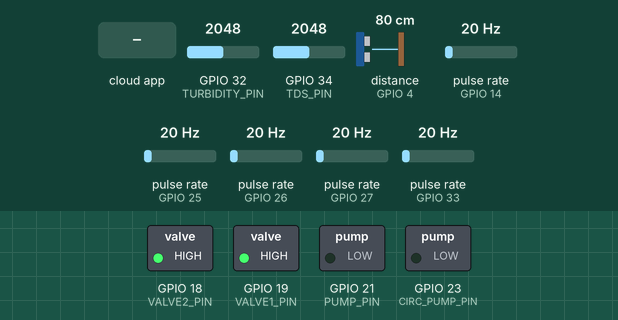
Bench run of a sketch on a simulated ESP32. Parts: switched loads named in the sketch (green lamp = pin HIGH). Wiring (inferred from the names in the program): ultrasonic range finder: trigger GPIO 5; echo GPIO 4; 5 × pulse sensor: data GPIO 14 / data GPIO 25 / data GPIO 26 / data GPIO 27 / data GPIO 33. Inputs (shaded band) come from the test bench; at power-on: distance to the obstacle (sensor on GPIO 4) 80 cm, GPIO 32 (TURBIDITY_PIN) = 2048, GPIO 34 (TDS_PIN) = 2048, pulse rate (sensors on GPIO 14, GPIO 25, GPIO 26, GPIO 27, GPIO 33) 20 Hz (analog values on the 0–4095 scale). The echo pulse lasts 58.3 µs per cm; WiFi joins after 1.5 s; servers stay silent unless stated; the local clock reads 2024-03-15 10:24:30 at power-on unless the sketch sets it; the Firebase database answers and starts empty; pins used as bus, display or sensor lines are not drawn; what the sketch prints to the serial monitor is not drawn.

Above: at 3.4 s.
3.5 s: distance to the obstacle (sensor on GPIO 4) set to 6 cm
5.5 s: distance to the obstacle (sensor on GPIO 4) set to 3 cm
At 6.9 s:
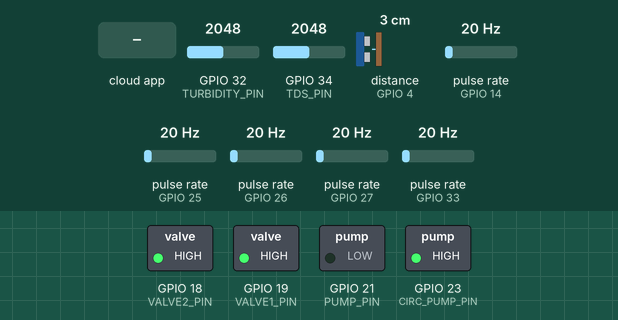
8.0 s: the phone or cloud app sets valve1 to OPEN
At 9.5 s:
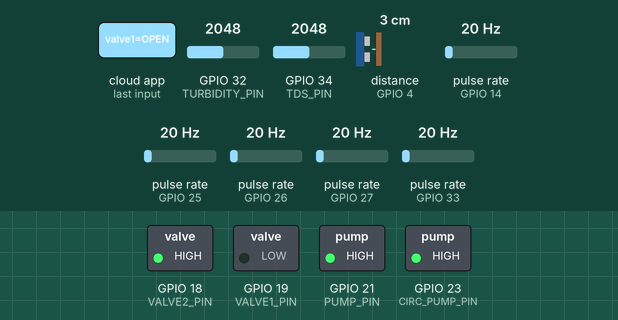
10.1 s: the phone or cloud app sets valve2 to OPEN
At 11.6 s:
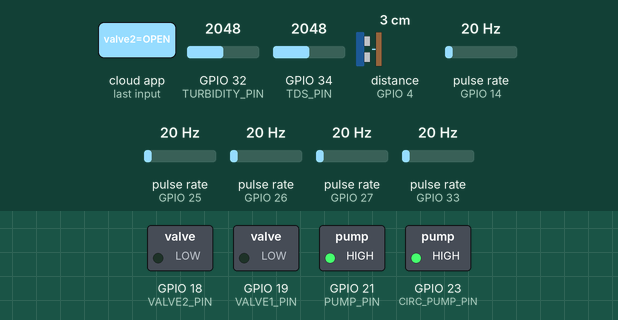
12.3 s: the phone or cloud app sets valve1 to ON
At 13.7 s:
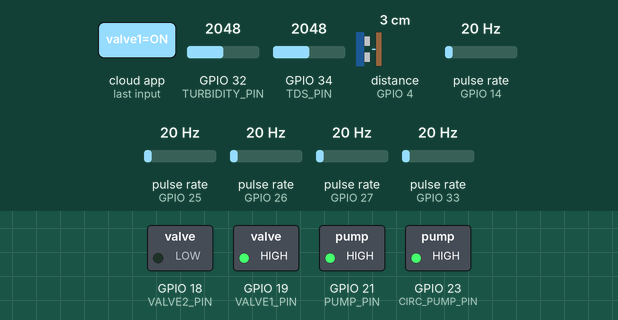
14.5 s: distance to the obstacle (sensor on GPIO 4) set to 18 cm
At 16.6 s:
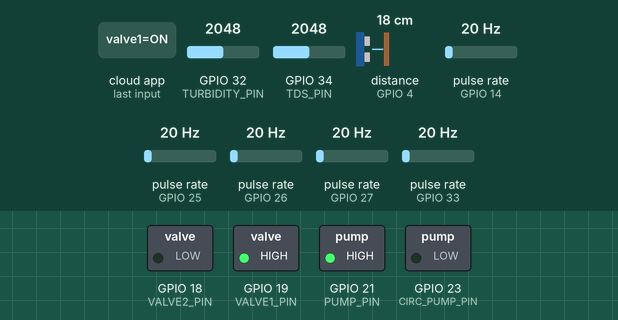
Timing chart, 0 to 17.9 s (numbered marks = the images above; inputs shaded):
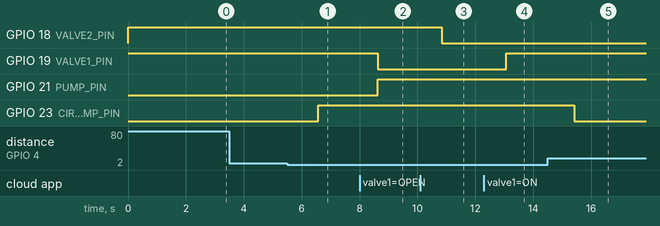

Measured:
- the behaviour switches between 5 and 4 cm on distance to the obstacle (sensor on GPIO 4) (found by bisection; images 0 and 1)
- after the input at 3.5 s, every drawn part: stays the same
- after the input at 5.5 s, GPIO 23 (CIRC_PUMP_PIN): LOW → HIGH after 1.1 s
- after the input at 8.0 s, GPIO 19 (VALVE1_PIN): HIGH → LOW after 0.64 s; GPIO 21 (PUMP_PIN): LOW → HIGH after 0.64 s
- after the input at 10.1 s, GPIO 18 (VALVE2_PIN): HIGH → LOW after 0.75 s
- after the input at 12.3 s, GPIO 19 (VALVE1_PIN): LOW → HIGH after 0.76 s
- after the input at 14.5 s, GPIO 23 (CIRC_PUMP_PIN): HIGH → LOW after 0.93 s

The sketch:

latestupdatedneonet.ino
```cpp
#include <Arduino.h>
#include <WiFi.h>
#include <Firebase_ESP_Client.h>
#include <time.h>

#include "addons/TokenHelper.h"
#include "addons/RTDBHelper.h"

// --- Wi-Fi Credentials ---
#define WIFI_SSID "Nisal"
#define WIFI_PASSWORD "Nisaldilmina"

// --- Firebase Credentials ---
#define API_KEY "AIzaSyBovrj7QQugtrJt9KsAAxe_R8bWtHQpACo"
#define DATABASE_URL "neonet-6582d-default-rtdb.asia-southeast1.firebasedatabase.app"

FirebaseData fbdo;
FirebaseAuth auth;
FirebaseConfig config;

// --- Time Configuration (Sri Lanka UTC+5:30) ---
const char* ntpServer = "pool.ntp.org";
const long  gmtOffset_sec = 19800; // 5.5 hours * 3600
const int   daylightOffset_sec = 0;

// --- Hardware Pins (Water Quality & Flow Sensors) ---
const int TURBIDITY_PIN = 32;
const int TDS_PIN       = 34;

const int FLOW_MAIN_PIN = 27; // FS-01: Main Header Inlet
const int FLOW_A1_PIN   = 14; // FS-02: Branch A Inlet
const int FLOW_A2_PIN   = 25; // FS-03: Branch A Downstream
const int FLOW_B1_PIN   = 26; // FS-04: Branch B Inlet
const int FLOW_B2_PIN   = 33; // FS-05: Branch B Downstream

// --- Ultrasonic & Circulation Pump Pins ---
const int TRIG_PIN      = 5;  // Ultrasonic TRIG
const int ECHO_PIN      = 4;  // Ultrasonic ECHO
const int CIRC_PUMP_PIN = 23; // Circulation Pump Relay (Active-Low)

// --- Actuator Pins (Valves & Booster Pump) ---
const int VALVE1_PIN = 19; // VL-01: Branch A Cutoff (Active-Low)
const int VALVE2_PIN = 18; // VL-02: Branch B Cutoff (Active-Low)
const int PUMP_PIN   = 21; // PM-01: 12V Booster Pump (Active-High)

bool isValve1Open = false;
bool isValve2Open = false;
bool isAutoMode   = false;
bool isCircPumpOn = true; // Default ON

// --- Calibration & Threshold Variables ---
const float FLOW_CALIBRATION = 7.5;
float TDS_CALIBRATION        = 2.0;
const float LEAK_THRESHOLD   = 7.0;  // mL/s differential threshold for leak failover

// --- Water Level Variables ---
const float TANK_HEIGHT_CM = 28.0;
float tankLevelPercent = 0.0;
float currentDistanceCm = 10.0;

// --- Volatile Pulse Counters ---
volatile unsigned long pulse_main = 0;
volatile unsigned long pulse_a1   = 0;
volatile unsigned long pulse_a2   = 0;
volatile unsigned long pulse_b1   = 0;
volatile unsigned long pulse_b2   = 0;

portMUX_TYPE mux = portMUX_INITIALIZER_UNLOCKED;

unsigned long previousMillis = 0;
unsigned long previousHistoryMillis = 0;
unsigned long previousUltraMillis = 0;

const unsigned long interval = 1000;         // 1 second live update
const unsigned long historyInterval = 60000; // 60 seconds (1 min) graph log

float flow_main_mL_s = 0.0, flow_a1_mL_s = 0.0, flow_a2_mL_s = 0.0, flow_b1_mL_s = 0.0, flow_b2_mL_s = 0.0;
float totalMilliLitres = 0.0;

void IRAM_ATTR countMain() { portENTER_CRITICAL_ISR(&mux); pulse_main++; portEXIT_CRITICAL_ISR(&mux); }
void IRAM_ATTR countA1()   { portENTER_CRITICAL_ISR(&mux); pulse_a1++;   portEXIT_CRITICAL_ISR(&mux); }
void IRAM_ATTR countA2()   { portENTER_CRITICAL_ISR(&mux); pulse_a2++;   portEXIT_CRITICAL_ISR(&mux); }
void IRAM_ATTR countB1()   { portENTER_CRITICAL_ISR(&mux); pulse_b1++;   portEXIT_CRITICAL_ISR(&mux); }
void IRAM_ATTR countB2()   { portENTER_CRITICAL_ISR(&mux); pulse_b2++;   portEXIT_CRITICAL_ISR(&mux); }

float calculateFlowMLs(unsigned long pulses, unsigned long elapsedTime) {
  float frequency = (pulses * 1000.0) / elapsedTime;
  float flowRate_L_min = frequency / FLOW_CALIBRATION;
  return (flowRate_L_min * 1000.0) / 60.0;
}

unsigned long getTime() {
  time_t now;
  struct tm timeinfo;
  if (!getLocalTime(&timeinfo)) {
    return 0;
  }
  time(&now);
  return now;
}

void setup() {
  Serial.begin(115200);
  analogReadResolution(12);

  // Initialize Relays Safely
  pinMode(VALVE1_PIN, OUTPUT);    digitalWrite(VALVE1_PIN, HIGH);    // Active-Low: HIGH = CLOSED
  pinMode(VALVE2_PIN, OUTPUT);    digitalWrite(VALVE2_PIN, HIGH);    // Active-Low: HIGH = CLOSED
  pinMode(PUMP_PIN, OUTPUT);      digitalWrite(PUMP_PIN, LOW);       // Active-High: LOW = OFF
  pinMode(CIRC_PUMP_PIN, OUTPUT); digitalWrite(CIRC_PUMP_PIN, LOW);  // Start ON (Active-Low: LOW = ON)

  // Initialize Ultrasonic Pins
  pinMode(TRIG_PIN, OUTPUT);
  pinMode(ECHO_PIN, INPUT);

  // Initialize Flow & Quality Sensor Pins
  pinMode(FLOW_MAIN_PIN, INPUT_PULLUP);
  pinMode(FLOW_A1_PIN, INPUT_PULLUP);
  pinMode(FLOW_A2_PIN, INPUT_PULLUP);
  pinMode(FLOW_B1_PIN, INPUT_PULLUP);
  pinMode(FLOW_B2_PIN, INPUT_PULLUP);
  pinMode(TURBIDITY_PIN, INPUT);
  pinMode(TDS_PIN, INPUT);

  attachInterrupt(digitalPinToInterrupt(FLOW_MAIN_PIN), countMain, FALLING);
  attachInterrupt(digitalPinToInterrupt(FLOW_A1_PIN), countA1, FALLING);
  attachInterrupt(digitalPinToInterrupt(FLOW_A2_PIN), countA2, FALLING);
  attachInterrupt(digitalPinToInterrupt(FLOW_B1_PIN), countB1, FALLING);
  attachInterrupt(digitalPinToInterrupt(FLOW_B2_PIN), countB2, FALLING);

  WiFi.begin(WIFI_SSID, WIFI_PASSWORD);
  Serial.print("Connecting to Wi-Fi");
  while (WiFi.status() != WL_CONNECTED) {
    Serial.print(".");
    delay(300);
  }
  Serial.println("\nConnected to Wi-Fi!");

  configTime(gmtOffset_sec, daylightOffset_sec, ntpServer);
  Serial.println("Waiting for NTP time sync...");
  while (getTime() < 100000) {
    delay(500);
    Serial.print(".");
  }
  Serial.println("\nTime synchronized.");

  config.api_key = API_KEY;
  config.database_url = DATABASE_URL;
  config.signer.test_mode = true;

  Firebase.begin(&config, &auth);
  Firebase.reconnectWiFi(true);

  Firebase.RTDB.setString(&fbdo, "valves/valve1", "CLOSED");
  Firebase.RTDB.setString(&fbdo, "valves/valve2", "CLOSED");
  Firebase.RTDB.setString(&fbdo, "valves/pump", "OFF");
  Firebase.RTDB.setString(&fbdo, "valves/auto_mode", "OFF");
  Firebase.RTDB.setString(&fbdo, "valves/circ_pump", "ON");

  previousMillis = millis();
  previousHistoryMillis = millis();
  previousUltraMillis = millis();
}

void loop() {
  unsigned long currentMillis = millis();

  // --- EXACT WORKING PUMP + ULTRASONIC LOOP (UNTOUCHED) ---
  if (currentMillis - previousUltraMillis >= 200) {
    previousUltraMillis = currentMillis;

    digitalWrite(TRIG_PIN, LOW);
    delayMicroseconds(2);
    digitalWrite(TRIG_PIN, HIGH);
    delayMicroseconds(10);
    digitalWrite(TRIG_PIN, LOW);

    long duration = pulseIn(ECHO_PIN, HIGH, 25000);

    if (duration > 0) {
      currentDistanceCm = (duration * 0.0343) / 2.0;

      // Pump mechanism left 100% untouched as requested
      if (currentDistanceCm < 5.0) {
        digitalWrite(CIRC_PUMP_PIN, HIGH); // Active-Low HIGH = OFF
        isCircPumpOn = false;
      } else {
        digitalWrite(CIRC_PUMP_PIN, LOW);  // Active-Low LOW = ON
        isCircPumpOn = true;
      }

      // Parallel calculation for app water level percentage (0% to 100%)
      float waterDepth = TANK_HEIGHT_CM - currentDistanceCm;
      tankLevelPercent = (waterDepth / TANK_HEIGHT_CM) * 100.0;
      if (tankLevelPercent > 100.0) tankLevelPercent = 100.0;
      if (tankLevelPercent < 0.0) tankLevelPercent = 0.0;
    }
  }

  // --- 1-SECOND SENSOR & FIREBASE SYNC LOOP ---
  if (currentMillis - previousMillis >= interval) {
    unsigned long pm = 0, pa1 = 0, pa2 = 0, pb1 = 0, pb2 = 0;

    portENTER_CRITICAL(&mux);
    pm = pulse_main; pulse_main = 0;
    pa1 = pulse_a1;  pulse_a1 = 0;
    pa2 = pulse_a2;  pulse_a2 = 0;
    pb1 = pulse_b1;  pulse_b1 = 0;
    pb2 = pulse_b2;  pulse_b2 = 0;
    portEXIT_CRITICAL(&mux);

    unsigned long elapsedTime = currentMillis - previousMillis;
    previousMillis = currentMillis;

    flow_main_mL_s = calculateFlowMLs(pm, elapsedTime);
    flow_a1_mL_s   = calculateFlowMLs(pa1, elapsedTime);
    flow_a2_mL_s   = calculateFlowMLs(pa2, elapsedTime);
    flow_b1_mL_s   = calculateFlowMLs(pb1, elapsedTime);
    flow_b2_mL_s   = calculateFlowMLs(pb2, elapsedTime);

    float activeMainFlow = (flow_main_mL_s > 0.0) ? flow_main_mL_s : (flow_a1_mL_s + flow_b1_mL_s);
    totalMilliLitres += (activeMainFlow * (elapsedTime / 1000.0));

    // Turbidity Calculation
    long turbSum = 0;
    for (int i = 0; i < 20; i++) { turbSum += analogRead(TURBIDITY_PIN); delay(5); }
    int turbidityADC = turbSum / 20;
    String turbidityStatus = (turbidityADC >= 1600) ? "CLEAR WATER" : ((turbidityADC >= 1400) ? "SLIGHTLY TURBID" : "HIGHLY TURBID");

    // TDS Calculation
    long tdsSum = 0;
    for (int i = 0; i < 20; i++) { tdsSum += analogRead(TDS_PIN); delay(5); }
    int tdsADC = tdsSum / 20;
    float voltage = (tdsADC / 4095.0) * 3.3;
    float tdsPPM = ((133.42 * pow(voltage, 3) - 255.86 * pow(voltage, 2) + 857.39 * voltage) * 0.5) * TDS_CALIBRATION;
    if (tdsPPM < 0) tdsPPM = 0;

    Serial.printf("Lvl: %.1f%% | Dist: %.1fcm | CircPump: %s | Flow: %.1ff\n", tankLevelPercent, currentDistanceCm, isCircPumpOn ? "ON" : "OFF", activeMainFlow);

    unsigned long timestamp = getTime();

    if (Firebase.ready()) {
      FirebaseJson json;
      json.set("timestamp", timestamp);
      json.set("turbidity_adc", turbidityADC);
      json.set("turbidity_status", turbidityStatus);
      json.set("tds_adc", tdsADC);
      json.set("tds_ppm", (int)tdsPPM);
      json.set("flow_main", activeMainFlow);
      json.set("flow_a1", flow_a1_mL_s);
      json.set("flow_a2", flow_a2_mL_s);
      json.set("flow_b1", flow_b1_mL_s);
      json.set("flow_b2", flow_b2_mL_s);
      json.set("total_l", totalMilliLitres / 1000.0);

      // Send the clamped water level percentage to Firebase for your app
      json.set("tank_percent", tankLevelPercent);

      Firebase.RTDB.setJSON(&fbdo, "sensors/current", &json);
      Firebase.RTDB.setString(&fbdo, "valves/circ_pump", isCircPumpOn ? "ON" : "OFF");

      if (Firebase.RTDB.getString(&fbdo, "valves/auto_mode")) {
        isAutoMode = (fbdo.stringData() == "ON");
      }
      if (Firebase.RTDB.getString(&fbdo, "valves/valve1")) {
        isValve1Open = (fbdo.stringData() == "OPEN");
      }
      if (Firebase.RTDB.getString(&fbdo, "valves/valve2")) {
        isValve2Open = (fbdo.stringData() == "OPEN");
      }

      if (isAutoMode) {
        bool leakInA = (flow_a1_mL_s > 0.0) && ((flow_a1_mL_s - flow_a2_mL_s) > LEAK_THRESHOLD);
        bool leakInB = (flow_b1_mL_s > 0.0) && ((flow_b1_mL_s - flow_b2_mL_s) > LEAK_THRESHOLD);

        if (leakInA && isValve1Open) {
          isValve1Open = false;
          isValve2Open = true;
          Firebase.RTDB.setString(&fbdo, "valves/valve1", "CLOSED");
          Firebase.RTDB.setString(&fbdo, "valves/valve2", "OPEN");
        }
        else if (leakInB && isValve2Open) {
          isValve2Open = false;
          isValve1Open = true;
          Firebase.RTDB.setString(&fbdo, "valves/valve2", "CLOSED");
          Firebase.RTDB.setString(&fbdo, "valves/valve1", "OPEN");
        }
      }

      digitalWrite(VALVE1_PIN, isValve1Open ? LOW : HIGH);
      digitalWrite(VALVE2_PIN, isValve2Open ? LOW : HIGH);

      bool isPumpNeeded = (isValve1Open || isValve2Open);
      digitalWrite(PUMP_PIN, isPumpNeeded ? HIGH : LOW);
      Firebase.RTDB.setString(&fbdo, "valves/pump", isPumpNeeded ? "ON" : "OFF");
    }
  }

  // --- 1-MINUTE HISTORY LOG LOOP ---
  if (currentMillis - previousHistoryMillis >= historyInterval) {
    previousHistoryMillis = currentMillis;
    if (Firebase.ready()) {
      float activeMainFlow = (flow_main_mL_s > 0.0) ? flow_main_mL_s : (flow_a1_mL_s + flow_b1_mL_s);
      FirebaseJson historyJson;
      historyJson.set("timestamp", getTime());
      historyJson.set("total_l", totalMilliLitres / 1000.0);
      historyJson.set("flow_main", activeMainFlow);
      Firebase.RTDB.pushJSON(&fbdo, "sensors/history", &historyJson);
    }
  }
}
```
